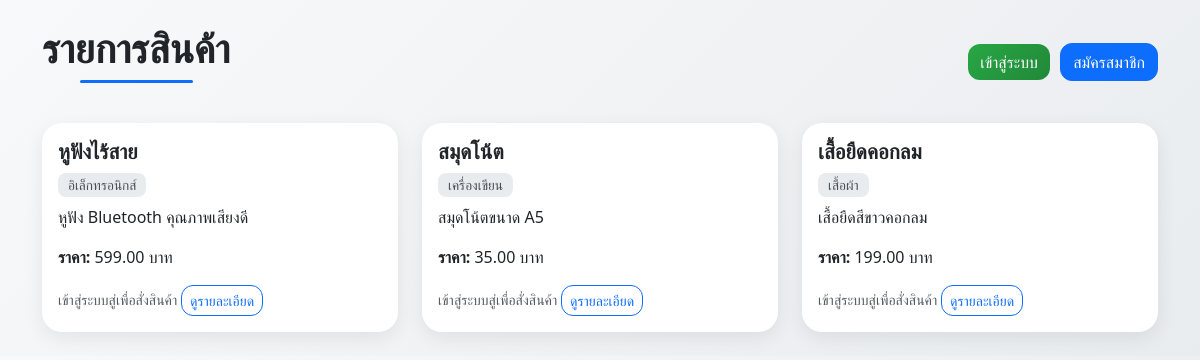
Page /test.php on the committed database.
### tables this page shows
CREATE TABLE IF NOT EXISTS products (
    product_id INT AUTO_INCREMENT PRIMARY KEY,
    product_name VARCHAR(150) NOT NULL,
    description TEXT,
    price DECIMAL(10,2) NOT NULL,
    stock INT DEFAULT 0,
    category_id INT,
    created_at TIMESTAMP DEFAULT CURRENT_TIMESTAMP,
    FOREIGN KEY (category_id) REFERENCES categories(category_id) ON DELETE SET NULL
);

CREATE TABLE IF NOT EXISTS categories (
    category_id INT AUTO_INCREMENT PRIMARY KEY,
    category_name VARCHAR(100) NOT NULL
);

### test.php (the view, shortened to what this page needs)
<?php
require_once 'config.php';
$isLoggedIn = isset($_SESSION['user_id']);
$stmt = $conn->query("SELECT p.*,c.category_name
    FROM products p
    LEFT JOIN categories c ON p.category_id = c.category_id
    ORDER BY p.created_at DESC");
$products = $stmt->fetchAll(PDO::FETCH_ASSOC);
?>
<!DOCTYPE html>
<html lang="en">
<head>
    <link rel="stylesheet" href="https://cdn.jsdelivr.net/npm/bootstrap@5.3.7/dist/css/bootstrap.min.css">
</head>
<body class="container mt-4">
    <div class="d-flex justify-content-between align-items-center mb-4">
        <H1>รายการสินค้า</H1>
        <div>
            <?php
    if ($isLoggedIn) : ?>
            <span class="me-3">ยินดีต้อนรับ, <?= htmlspecialchars($_SESSION['username']) ?> (<?=
    $_SESSION['role'] ?>)</span>
            <a href="profile.php" class="btn btn-info">ข้อมูลส่วนตัว</a>
            <a href="cart.php" class="btn btn-warning">ดูตะกร้าสินค้า</a>
            <a href="logout.php" class="btn btn-danger">ออกจากระบบ</a>
            <?php else: ?>
            <a href="login.php" class="btn btn-success">เข้าสู่ระบบ</a>
            <a href="registeer.php" class="btn btn-primary">สมัครสมาชิก</a>
            <?php endif; ?>
        </div>
    </div>
    <div class="row">
        <?php foreach ($products as $product): ?>
        <div class="col-md-4 mb-4">
            <div class="card h-100">
                <div class="card-body">
                    <h5 class="card-title"><?= htmlspecialchars($product['product_name']) ?></h5>
                    <h6 class="card-subtitle mb-2 text-muted"><?= htmlspecialchars($product['category_name'])
    ?></h6>
                    <p class="card-text"><?= nl2br(htmlspecialchars($product['description'])) ?></p>
                    <p><strong>ราคา:</strong> <?= number_format($product['price'], 2) ?> บาท</p>
                    <?php if ($isLoggedIn): ?>
                    <form action="cart.php" method="post" class="d-inline">
                        <input type="hidden" name="product_id" value="<?= $product['product_id'] ?>">
                        <input type="hidden" name="quantity" value="1">
                        <button type="submit" class="btn btn-sm btn-success">เพิ่มในตะกร้า</button>
                    </form>
                    <?php else: ?>
                    <small class="text-muted">เข้าสู่ระบบสู่เพื่อสั่งสินค้า </small>
                    <?php endif; ?>
                    <a href="product_detail.php?id=<?= $product['product_id'] ?>"
                        class="btn btn-sm btn-outline-primary floatend">ดูรายละเอียด</a>
                </div>
            </div>
        </div>
        <?php endforeach; ?>
    </div>
</body>

### test.php (style rules this page uses)
body { background: linear-gradient(135deg, #f8f9fa, #e9ecef); font-family: "Segoe UI", Tahoma, Geneva, Verdana, sans-serif; }
h1 { font-weight: bold; color: #212529; position: relative; display: inline-block; padding-bottom: 8px; }
h1::after { content: ""; display: block; width: 60%; height: 3px; background: #0d6efd; margin: 8px auto 0; border-radius: 5px; }
.card { border: none; border-radius: 20px; background: #ffffff; box-shadow: 0 6px 20px rgba(0, 0, 0, 0.08); transition: all 0.3s ease-in-out; }
.card-title { font-size: 1.3rem; font-weight: 600; color: #212529; }
.card-subtitle { font-size: 0.85rem; margin-bottom: 12px; }
.card-subtitle.text-muted { background: #e9ecef; color: #495057 !important; padding: 4px 10px; border-radius: 8px; display: inline-block; }
.btn { border-radius: 12px; font-weight: 500; transition: all 0.25s ease; }
.btn-success { background: linear-gradient(135deg, #28a745, #218838); border: none; }
.btn-outline-primary { border-radius: 12px; font-weight: 500; transition: all 0.25s ease; }
.d-flex a { margin-left: 6px; }

### rows in the picture
products: product_name "หูฟังไร้สาย", category.category_name "อิเล็กทรอนิกส์", description "หูฟัง Bluetooth คุณภาพเสียงดี", price "599.00"
products: product_name "สมุดโน้ต", category.category_name "เครื่องเขียน", description "สมุดโน้ตขนาด A5", price "35.00"
products: product_name "เสื้อยืดคอกลม", category.category_name "เสื้อผ้า", description "เสื้อยืดสีขาวคอกลม", price "199.00"
